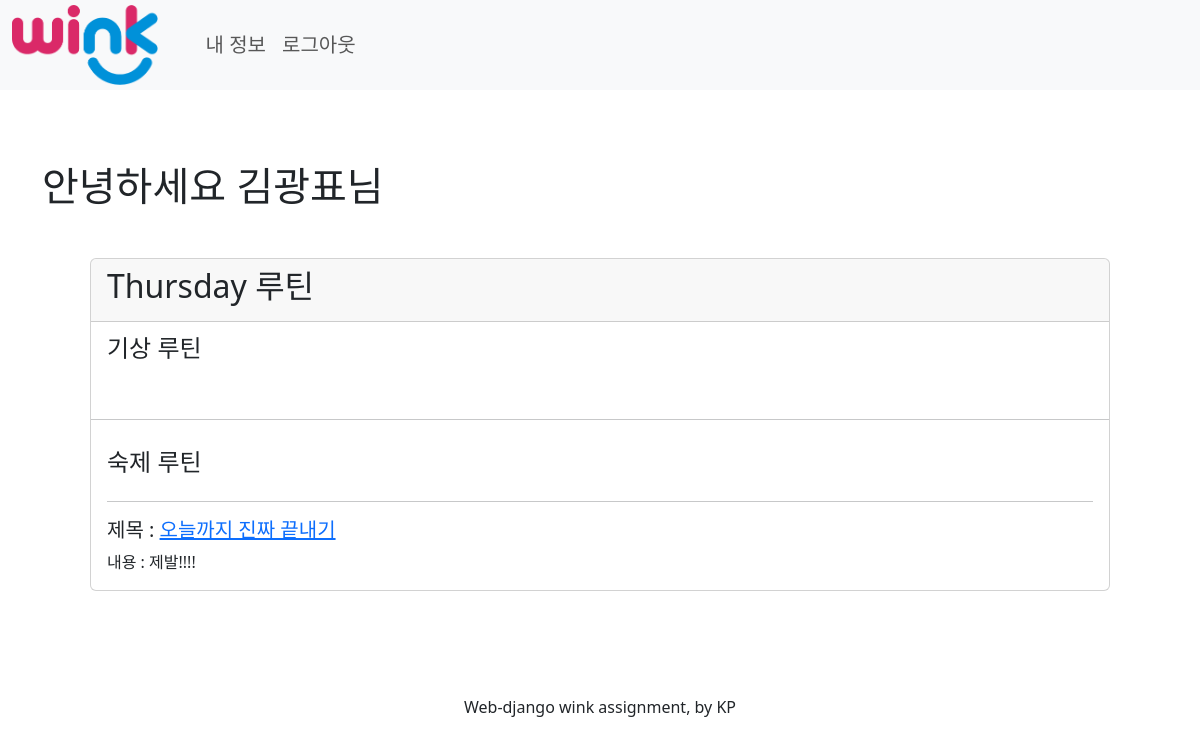
Screenshot of /days/1 (signed in) with the database file from the repository.
### accounts/models.py (models this page shows, shortened)
class User(AbstractBaseUser, PermissionsMixin):
    objects = UserManager()
    email = models.EmailField(
        max_length=255,
        unique=True,
    )
    nickname = models.CharField(max_length=30, unique=True)
    is_active = models.BooleanField(default=True)
    is_admin = models.BooleanField(default=False)
    USERNAME_FIELD = "email"
    REQUIRED_FIELDS = [
        "nickname",
    ]
    def __str__(self):
        return self.nickname

### articles/models.py (models this page shows)
class Routine_day(models.Model):
    MON = "Monday"
    TUE = "Tuesday"
    WED = "Wednesday"
    THU = "Thursday"
    FRI = "Friday"
    SAT = "Saturday"
    SUN = "Sunday"
    DAY_WEEK = (
        (MON, "Monday"),
        (TUE, "Tuesday"),
        (WED, "Wednesday"),
        (THU, "Thursday"),
        (FRI, "Friday"),
        (SAT, "Saturday"),
        (SUN, "Sunday"),
    )
    day = MultiSelectField(
        choices=DAY_WEEK,
        min_choices=1,
        max_choices=7,
    )
    routine = models.ForeignKey(Routines, on_delete=models.CASCADE)
    created_at = models.DateTimeField(auto_now_add=True)
    modified_at = models.DateTimeField(auto_now=True)

class Routines(models.Model):
    user = models.ForeignKey(settings.AUTH_USER_MODEL, on_delete=models.CASCADE)
    title = models.CharField(max_length=20)
    MIRACLE = "miracle"
    HOMEWORK = "homework"
    category = models.CharField(
        max_length=9,
        choices=(
            (MIRACLE, "기상"),
            (HOMEWORK, "숙제"),
        ),
        default=MIRACLE,
    )
    goal = models.TextField()
    is_alarm = models.BooleanField(default=False)
    is_deleted = models.BooleanField(default=False)
    created_at = models.DateTimeField(auto_now_add=True)
    modified_at = models.DateTimeField(auto_now=True)

### articles/views.py (the view)
# urls.py: path("days/<int:account_pk>", views.days, name="days"),
@login_required
def days(request, account_pk):
    today = calendar.day_name[date.today().weekday()]
    routine_days = (
        Routine_day.objects.select_related("routine")
        .filter(day__contains=str(today))
        .filter(routine__user_id=account_pk)
    )
    context = {
        "routine_days": routine_days,
        "today": today,
        "message": {
            "msg": "Routine lookup was successful.",
            "status": "ROUTINE_LIST_OK",
        },
    }
    return render(request, "articles/days.html", context)

### articles/templates/articles/days.html (shortened to what this page needs)
{% extends 'base.html' %}
{% load static %}
{% block content %}
<div class="container py-5">
    <h1 class="my-4">안녕하세요 {{ user }}님</h1>
    <div class="card m-5">
        <div class="card-header">
            <h2 class="card-title">{{ today }} 루틴</h2>
        </div>
        <div class="card-body">
            <h4 class="card-subtitle mb-4">기상 루틴</h4>
        </div>
        <hr>
        <div class="card-body">
            <h4 class="card-subtitle mb-4">숙제 루틴</h4>
            {% for routine_day in routine_days %}
            {% if routine_day.routine.category == 'homework' %}
            {% if not routine_day.routine.is_deleted %}
            <hr>
            <h5 class="card-text">제목 :
                <a href="{% url 'articles:detail' user.pk routine_day.routine.pk %}">{{ routine_day.routine.title }}</a>
            </h5>
            <p class="card-text">내용 : {{ routine_day.routine.goal }}</p>
            {% endif %}
            {% endif %}
            {% endfor %}
        </div>
    </div>
</div>
{% endblock %}

### rows the page displays
User: nickname "김광표"
Routine_day: routine "오늘까지 진짜 끝내기", routine.goal "제발!!!!"

### other values shown
{{ today }} "Thursday"
